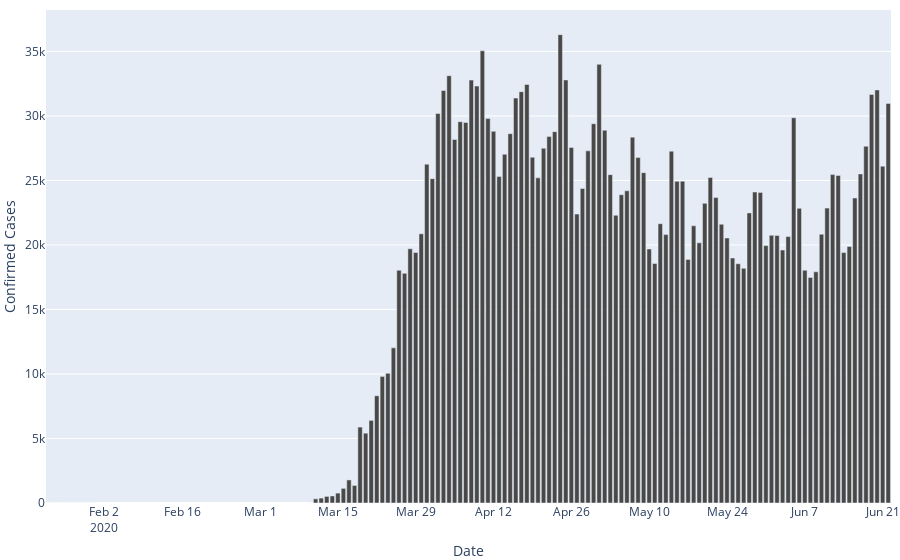

Notebook cell for this chart:
### Code cell
pio.show(mongo_query_out[0]["incremental_plots"]["confirmed"])
